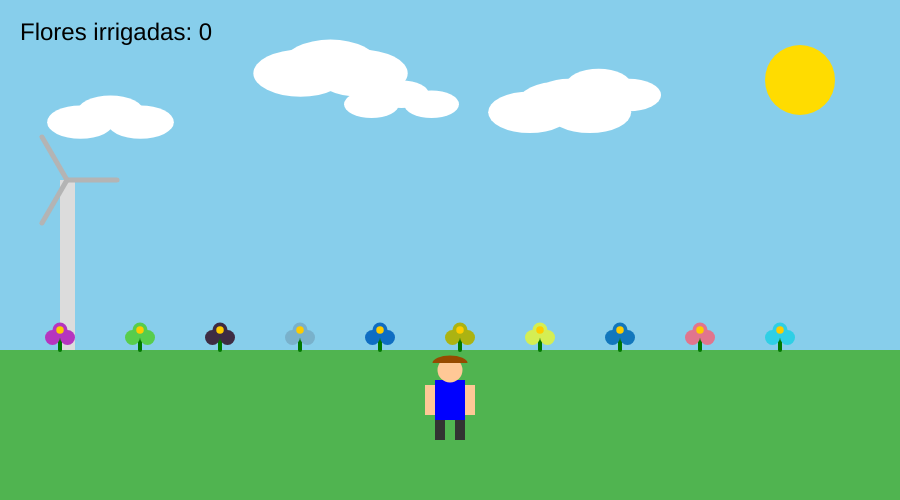
Frame 1 (no input)
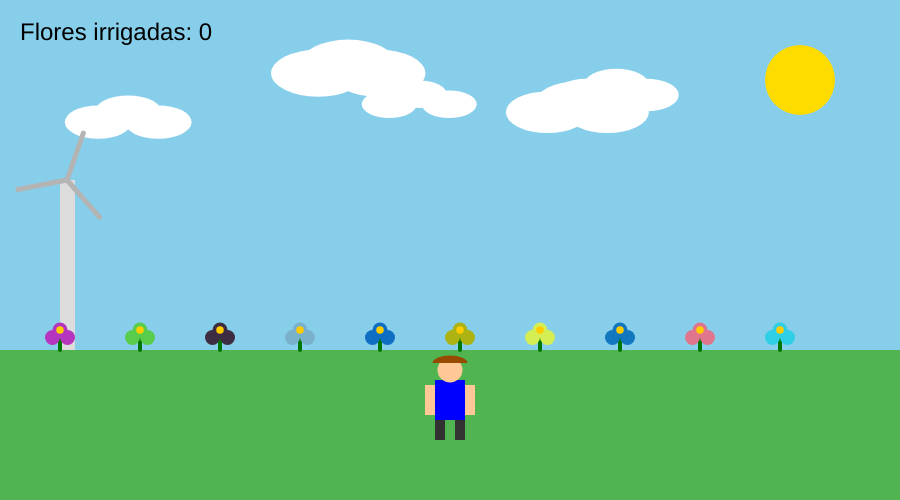
Frame 60 (no input)
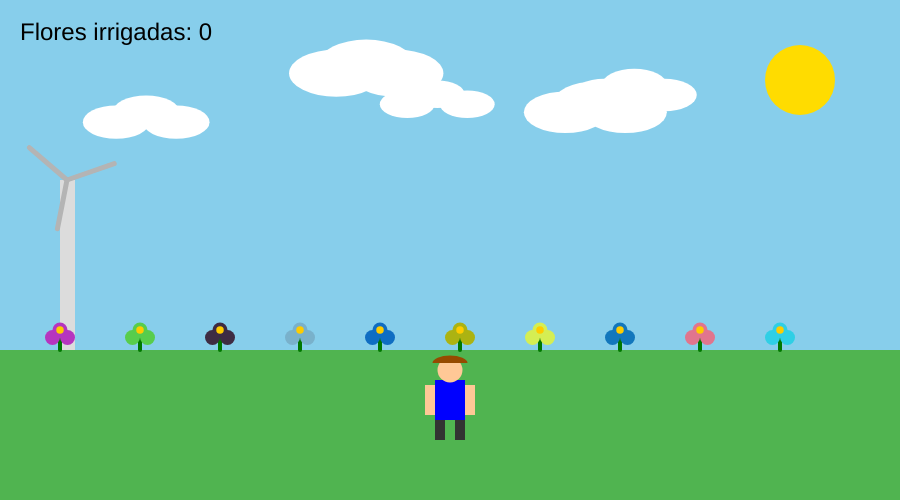
Frame 120 (the mouse pressed at the canvas centre since frame 60)

The p5.js sketch that drew these frames (run headless with seeded random() and noise() and a simulated clock; from frame 60 on, the mouse is pressed at the canvas centre):

// p5.js sketch
// ── sketch.js
let agricultor;
let gotas = [];
let flores = [];
let nuvens = [];
let pontos = 0;
let angulo = 0;
let venceu = false;

function setup() {
  createCanvas(900, 500);

  // Agricultor
  agricultor = {
    x: width / 2,
    y: 420,
    tamanho: 40
  };

  // Flores
  criarFlores();

  // Nuvens
  for (let i = 0; i < 5; i++) {
    nuvens.push({
      x: random(width),
      y: random(50, 150),
      tamanho: random(50, 100)
    });
  }
}

function criarFlores() {
  flores = [];
  for (let i = 0; i < 10; i++) {
    flores.push({
      x: 60 + i * 80,
      crescimento: 20,
      corPetala: color(random(255), random(255), random(255))
    });
  }
}

function draw() {
  background(135, 206, 235); // Céu

  desenharNuvens();

  // Sol
  fill(255, 220, 0);
  circle(800, 80, 70);

  // Gramado
  fill(80, 180, 80);
  rect(0, 350, width, 150);

  // Moinho de vento
  desenharMoinho();

  // Jogador
  if (!venceu) {
    moverAgricultor();
  }
  desenharAgricultor();

  // Flores
  desenharFlores();

  // Gotas de água
  for (let i = gotas.length - 1; i >= 0; i--) {
    let g = gotas[i];
    fill(0, 150, 255);
    ellipse(g.x, g.y, 10);
    g.y += 5;

    for (let f of flores) {
      if (g.x > f.x - 20 && g.x < f.x + 20 && g.y > 320) {
        if (f.crescimento < 100) {
          f.crescimento += 5;
          pontos++;
        }
        gotas.splice(i, 1);
        break;
      }
    }

    if (g.y > height) {
      gotas.splice(i, 1);
    }
  }

  fill(0);
  textSize(24);
  text("Flores irrigadas: " + pontos, 20, 40);

  if (floresProntas()) {
    venceu = true;
  }

  // Tela de vitória
  if (venceu) {
    background(100, 200, 100, 200);
    textAlign(CENTER);
    fill(0);
    textSize(40);
    text("FAZENDA SUSTENTÁVEL!", width / 2, 200);
    textSize(25);
    text("Pressione R para jogar novamente", width / 2, 260);
  }
}

function moverAgricultor() {
  if (keyIsDown(LEFT_ARROW)) {
    agricultor.x -= 5;
  }
  if (keyIsDown(RIGHT_ARROW)) {
    agricultor.x += 5;
  }
  agricultor.x = constrain(agricultor.x, 20, width - 20);
}

function desenharAgricultor() {
  push();
  translate(agricultor.x, agricultor.y);
  // Corpo
  fill(0, 0, 255);
  rect(-15, -40, 30, 40);
  // Pernas
  fill(50);
  rect(-15, 0, 10, 20);
  rect(5, 0, 10, 20);
  // Braços
  fill(255, 200, 150);
  rect(-25, -35, 10, 30);
  rect(15, -35, 10, 30);
  // Cabeça
  fill(255, 200, 150);
  ellipse(0, -50, 25);
  // Chapéu
  fill(150, 75, 0);
  arc(0, -57, 35, 15, PI, 0, CHORD);
  pop();
}

function desenharFlores() {
  for (let f of flores) {
    // Tronco
    stroke(0, 120, 0);
    strokeWeight(4);
    line(f.x, 350, f.x, 350 - f.crescimento);

    // Pétalas
    noStroke();
    fill(f.corPetala);
    let tamanho = f.crescimento / 2 + 5;
    ellipse(f.x, 350 - f.crescimento, tamanho, tamanho);
    ellipse(f.x - tamanho / 2, 350 - f.crescimento + tamanho / 2, tamanho, tamanho);
    ellipse(f.x + tamanho / 2, 350 - f.crescimento + tamanho / 2, tamanho, tamanho);

    // Centro da flor
    fill(255, 204, 0);
    ellipse(f.x, 350 - f.crescimento, tamanho / 2, tamanho / 2);
  }
}

function desenharMoinho() {
  fill(220);
  rect(60, 180, 15, 170); // torre

  push();
  translate(67, 180);
  rotate(angulo);
  strokeWeight(5);
  stroke(180);
  line(0, 0, 50, 0);
  line(0, 0, -25, 43);
  line(0, 0, -25, -43);
  pop();

  angulo += 0.05;
}

function floresProntas() {
  for (let f of flores) {
    if (f.crescimento < 100) {
      return false;
    }
  }
  return true;
}

function desenharNuvens() {
  for (let n of nuvens) {
    fill(255);
    noStroke();
    ellipse(n.x, n.y, n.tamanho, n.tamanho / 2);
    ellipse(n.x + 30, n.y + 10, n.tamanho, n.tamanho / 2);
    ellipse(n.x - 30, n.y + 10, n.tamanho, n.tamanho / 2);

    // Movimenta nuvem
    n.x += 0.3;
    if (n.x > width + 50) n.x = -50;
  }
}

function keyPressed() {
  if (key === ' ' && !venceu) {
    gotas.push({ x: agricultor.x + 35, y: agricultor.y });
  }

  if (key === 'r' || key === 'R') {
    venceu = false;
    pontos = 0;
    gotas = [];
    criarFlores();
  }
}
